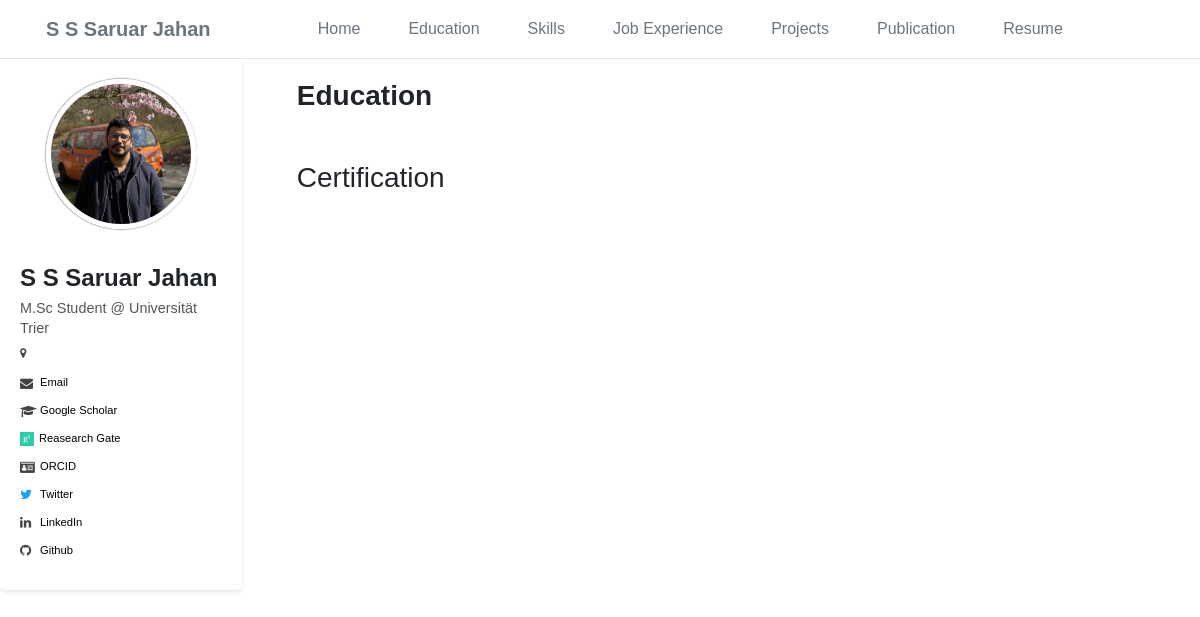
Page /education/ on the earlier database version.
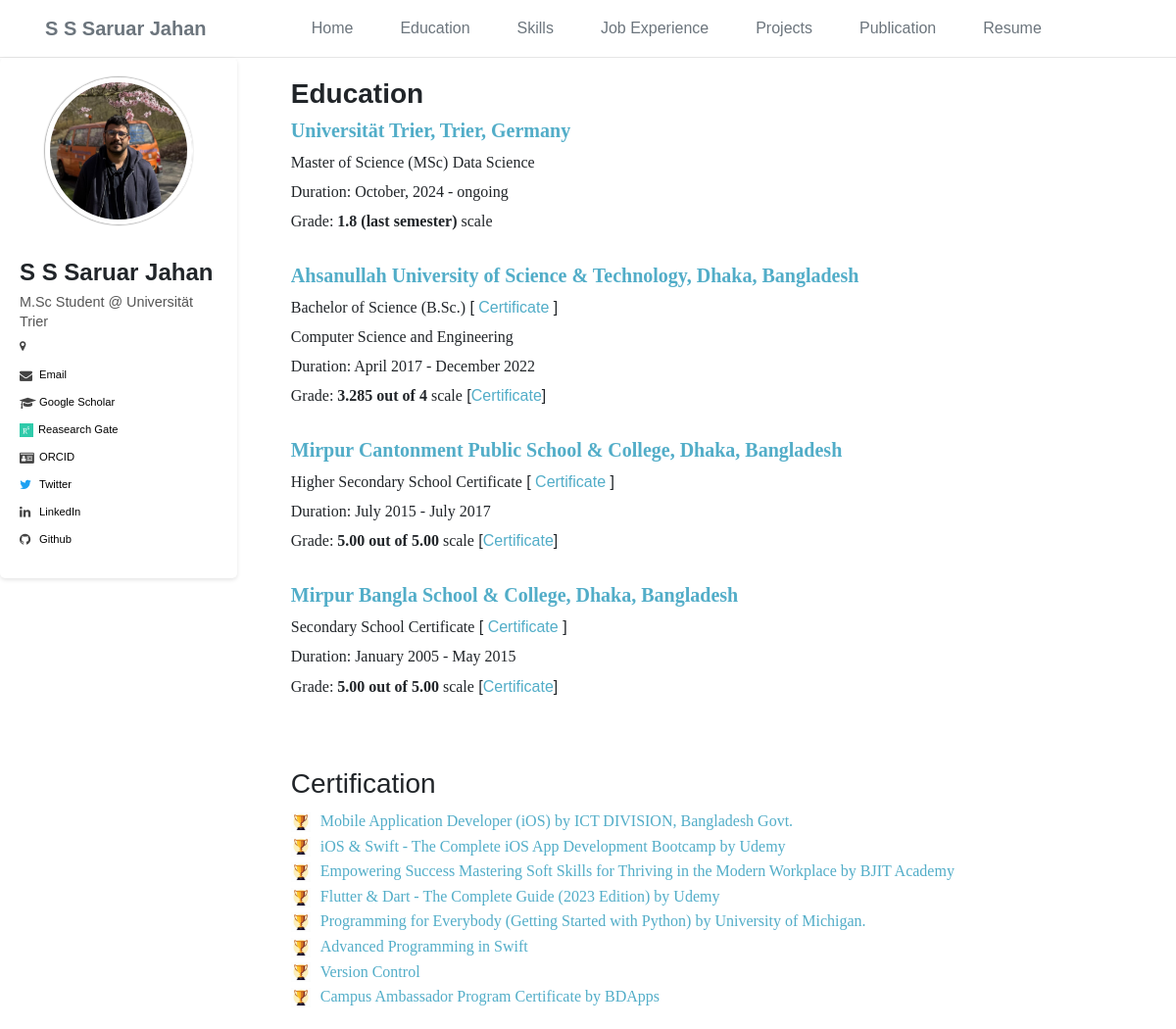
Same page on the later database version.
### portfolio/models.py (models this page shows)
class EducationItem(models.Model):
    schoolNameText = models.CharField(max_length=300)
    schoolWebsiteLink = models.CharField(max_length=300, blank = True, null=True)
    degreeNameText = models.CharField(max_length=300)
    departmentNameText = models.CharField(max_length=300, blank = True, null=True)
    certificateLink = models.CharField(max_length=300, blank = True, null=True)
    durationText = models.CharField(max_length=300)
    gradeText = models.CharField(max_length=300, blank = True, null=True)
    transcriptLink = models.CharField(max_length=300, blank = True, null=True)

class AchievementItem(models.Model):
    title = models.CharField(max_length=100)
    acheivementLink = models.URLField(
        max_length=200,
        validators=[URLValidator()],
        blank=True,
        null=True
    )

### portfolio/views.py (the view)
# urls.py: path("education/", views.education, name="education"),
def education(request):
    educationItems = EducationItem.objects.all()
    achievementItems = AchievementItem.objects.all()
    return render(request, "education.html", {"educationItems": educationItems, "achievementItems": achievementItems})

### portfolio/context_processors.py (called while the page is built)
def global_settings(request):
    from .models import HomeSidebarInfo
    sideBarItem = HomeSidebarInfo.objects.first
    return {
        'sideBarItem': sideBarItem
    }

### portfolio/templates/education.html
{% extends "base.html" %} {% block title %} Education{% endblock  %}
{% load static %}
{% block extra_css %}
<link rel="stylesheet" href="{% static 'css/education.css' %}">
{% endblock %}
{% block content %}
<div>
    <div class="main-content">
        <h3><b>Education</b></h3>
        {% for item in educationItems %}
        <div>
            {%if item.schoolWebsiteLink == ""%}
            <h5><b class="styled-link">{{item.schoolNameText}}</b></h5><br>
            {%else%}
            <h5><a class="styled-link" href="{{item.schoolWebsiteLink}}"><b>{{item.schoolNameText}}</b> </a></h5><br>
            {%endif%}
                <h6> {{item.degreeNameText}} </h6>
            {%if item.certificateLink != null%}
            <span>
                [ <a class="styled-link" href="{{item.certificateLink}}">Certificate</a> ]
            </span>
            <br>
            {%endif%}
            {% if item.departmentNameText != null%}
            <h6>{{item.departmentNameText}}</h6><br>
            {%endif%}
            <h6>Duration: {{item.durationText}}</h6><br>
            <h6>Grade: <b>{{item.gradeText}}</b> scale </h6>
            {%if item.transcriptLink != null%}
                <span>[<a class="styled-link" href="{{item.transcriptLink}}">Certificate</a>]</span><br>
            {%endif%}
        </div>
        <br>
        {% endfor %}
    </div>
    <div class="main-content">
        <h3>Certification</h3>
        {%for item in achievementItems%}
           <div class="achievement-row">
                   <i><img class="achievement-icon" src="{% static 'Assests/achievement_icon.jpg' %}" alt="icon"></i>
                <p class="achievement-title"> <a class="styled-link"  href="{{item.acheivementLink}}">
              {{item.title}}  </a> </p>
          </div>
        {%endfor%}
    </div>
</div>
{% endblock content %}

### portfolio/templates/base.html (shortened to what this page needs)
{% load static %}
<!DOCTYPE html>
<html lang="en">
  <head>
    {% block extra_css %}{% endblock %}
    <link rel="stylesheet" href="https://cdnjs.cloudflare.com/ajax/libs/font-awesome/4.7.0/css/font-awesome.min.css" />
    <link rel="stylesheet" href="https://cdn.jsdelivr.net/npm/bootstrap-icons@1.11.3/font/bootstrap-icons.min.css" />
    <link rel="stylesheet" href="https://stackpath.bootstrapcdn.com/bootstrap/4.3.1/css/bootstrap.min.css" rel="stylesheet" />
    <link rel="stylesheet" href="{% static 'css/base.css' %}">
  </head>
  <body>
    <div class="container-fluid">
      <nav class="navbar navbar-expand-xl bg-body-tertiary">
        <div class="container-fluid d-flex justify-content-between">
          <a class="navbar-brand text-secondary" href="{% url 'home' %}"><b>S S Saruar Jahan</b></a>
          <div class="collapse navbar-collapse justify-content-center" id="navbarNav">
            <div class="navbar-nav">
              <a class="nav-link active text-secondary mx-3" aria-current="page" href="{% url 'home' %}">Home</a>
              <a class="nav-link text-secondary mx-3" href="{% url 'education' %}">Education</a>
              <a class="nav-link text-secondary mx-3" href="{% url 'skill' %}">Skills</a>
              <a class="nav-link text-secondary mx-3" href="{% url 'job_experience' %}">Job Experience</a>
              <a class="nav-link text-secondary mx-3" href="{% url 'project' %}">Projects</a>
              <a class="nav-link text-secondary mx-3" href="{% url 'publication' %}">Publication</a>
              <a class="nav-link text-secondary mx-3" href="{% url 'resume' %}">Resume</a>
            </div>
          </div>
        </div>
      </nav>
    </div>
    <hr class="dashed" style="margin: 0;" />
    <div class="profile-container">
      <div class="profile-sidebar" id="profile-sidebar">
        <div class="profile-header">
          <div class="profile-image">
            <img class="double-bordered-circle" src="{% static 'Assests/saruar.jpg' %}" alt="Profile Picture" class="profile-img" />
          </div>
        </div>
        <div style="display: flex; flex-direction: row;">
          <div class="profile-info">
            <h5 class="profile-name"><b>S S Saruar Jahan</b></h5>
            <p class="profile-title">M.Sc Student @ Universität Trier</p>
          </div>
        </div>
        <div class="profile-details">
          <div class="location-info">
            <i class="fa fa-map-marker"></i>
          </div>
          <div class="profile-links">
            <div class="link-item">
              <i class="fa fa-envelope"></i>
              <a href="mailto:{{ sideBarItem.emailText }}">Email</a>
            </div>
            <div class="link-item">
              <i class="fa fa-graduation-cap"></i>
              <a href="{{ sideBarItem.googleScholarLink }}" target="_blank">Google Scholar</a>
            </div>
            <div class="link-item">
              <img src="{% static 'icons/researchgate_icon.png' %}" alt="" class="follow-icon" style="margin-right: 5px;" />
              <a href="{{ sideBarItem.researchGateLink }}" target="_blank" >Reasearch Gate</a>
            </div>
            <div class="link-item">
              <i class="fa fa-id-card"></i>
              <a href="{{ sideBarItem.orcidLink }}" target="_blank">ORCID</a>
            </div>
            <div class="link-item twitter-item">
              <i class="fa fa-twitter"></i>
              <a href="{{ sideBarItem.twitterLink }}" target="_blank">Twitter</a>
            </div>
            <div class="link-item">
              <i class="fa fa-linkedin"></i>
              <a href="{{ sideBarItem.linkedInLink }}" target="_blank">LinkedIn</a>
            </div>
            <div class="link-item">
              <i class="fa fa-github"></i>
              <a href="{{ sideBarItem.githubLink }}" target="_blank">Github</a>
            </div>
          </div>
        </div>
      </div>
      <div class="container">
        {% block content %}
        {% endblock %}
      </div>
    </div>
  </body>
</html>

### static/css/education.css (style rules this page uses)
.main-content > div > h5, h6 { font-family: 'Times New Roman', Times, serif; display: inline-block; }
.achievement-icon { height: 20px; width: 20px; flex-shrink: 0; }
.achievement-title { display: inline-block; font-family: 'Times New Roman', Times, serif; margin: 0; padding: 0; word-break: break-word; }
.achievement-row { display: flex; align-items: center; gap: 10px; flex-wrap: wrap; }

### static/css/base.css (style rules this page uses)
* { margin: 0; padding: 0; box-sizing: border-box; }
body { font-family: Arial, sans-serif; line-height: 1.6; }
.container { display: flex; margin: 0; }
.main-content { flex: 1; padding: 20px; display: block; }
.follow-icon { width: 14px; height: 14px; color: gray; }
.profile-container { display: flex; width: 100%; max-width: 1200px; margin: 0 auto; font-family: Arial, sans-serif; }
.profile-sidebar { width: 300px; padding: 20px; position: sticky; border-radius: 5px; background-color: #fff; box-shadow: 0 2px 4px rgba(0, 0, 0, 0.1); margin-right: 20px; overflow-y: auto; align-self: flex-start; top: 20px; }
.profile-header { display: flex; flex-direction: column; align-items: center; margin-bottom: 20px; text-align: center; }
.profile-image { width: 150px; height: 150px; margin-bottom: 15px; border-radius: 50%; border: 5px solid #ffffff; box-shadow: 1px 0 0 0 #fff, 0 0 2px 0 #080808; overflow: hidden; }
.profile-image img { width: 100%; height: 100%; object-fit: cover; }
.profile-name { font-size: 1.5rem; font-weight: bold; margin: 0 0 5px 0; }
.profile-title { font-size: 0.9rem; color: #555; margin: 0 0 10px 0; line-height: 1.4; }
.location-info { display: flex; align-items: center; margin-bottom: 15px; font-size: 0.7rem; color: #555; }
.location-info i { margin-right: 10px; color: #444; }
.profile-links { display: flex; flex-direction: column; }
.link-item { display: flex; align-items: center; margin-bottom: 10px; font-size: small; }
.link-item i { width: 20px; color: #444; }
.link-item a { color: black; text-decoration: none; font-size: 0.7rem; }
.twitter-item i { color: #1da1f2; }
.main-content { flex: 1; padding: 20px; background-color: #fff; border-radius: 5px; height: auto; overflow-y: auto; }
.styled-link { color: #52adc8; text-decoration: none; }

Differences in the rows shown:
added EducationItem: schoolNameText "Universität Trier, Trier, Germany", degreeNameText "Master of Science (MSc)", departmentNameText "Data Science", durationText "October, 2024 - ongoing", gradeText "1.8 (last semester)"
added EducationItem: schoolNameText "Ahsanullah University of Science & Technology, Dhaka, Bangladesh", degreeNameText "Bachelor of Science (B.Sc.)", departmentNameText "Computer Science and Engineering", durationText "April 2017 - December 2022", gradeText "3.285 out of 4"
added EducationItem: schoolNameText "Mirpur Cantonment Public School & College, Dhaka, Bangladesh", degreeNameText "Higher Secondary School Certificate", durationText "July 2015 - July 2017", gradeText "5.00 out of 5.00"
added EducationItem: schoolNameText "Mirpur Bangla School & College, Dhaka, Bangladesh", degreeNameText "Secondary School Certificate", durationText "January 2005 - May 2015", gradeText "5.00 out of 5.00"
added AchievementItem: title "Mobile Application Developer (iOS) by ICT DIVISION, Bangladesh Govt."
added AchievementItem: title "iOS & Swift - The Complete iOS App Development Bootcamp by Udemy"
added AchievementItem: title "Empowering Success Mastering Soft Skills for Thriving in the Modern Workplace by BJIT Academy"
added AchievementItem: title "Flutter & Dart - The Complete Guide (2023 Edition) by Udemy"
added AchievementItem: title "Programming for Everybody (Getting Started with Python) by University of Michigan."
added AchievementItem: title "Advanced Programming in Swift"
added AchievementItem: title "Version Control"
added AchievementItem: title "Campus Ambassador Program Certificate by BDApps"
